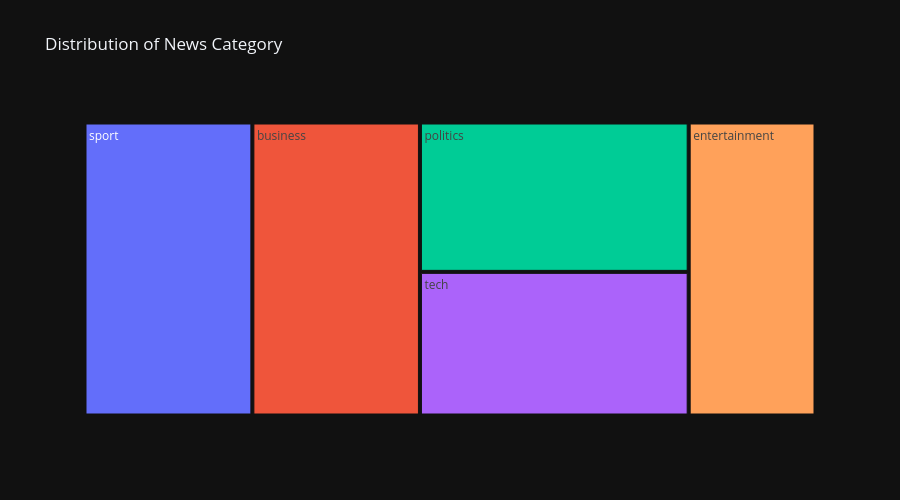

The cell this chart's notebook holds for it:
### Markdown cell above
### Exploratory Data Analysis

### Code cell
# distribution of the news category in the dataset
news_cat = data['category'].value_counts()
news_cat_df = pd.DataFrame(news_cat).reset_index()
news_cat_df.columns = ['Category', 'Count']

fig = px.treemap(news_cat_df, path=[news_cat_df['Category']], values='Count', 
                 width=900, height=500, 
                 template='plotly_dark', 
                 title='Distribution of News Category')
fig.show()

### Figure 1 — Plotly figure (JSON) as saved in the notebook; plotly's stock layout.template omitted (floating-point values rounded to 4 significant figures)
{"data": [{"branchvalues": "total", "domain": {"x": [0, 1], "y": [0, 1]}, "hovertemplate": "labels=%{label}<br>Count=%{value}<br>parent=%{parent}<br>id=%{id}<extra></extra>", "ids": ["business", "entertainment", "politics", "sport", "tech"], "labels": ["business", "entertainment", "politics", "sport", "tech"], "name": "", "parents": ["", "", "", "", ""], "type": "treemap", "values": [510, 386, 417, 511, 401]}], "layout": {"height": 500, "legend": {"tracegroupgap": 0}, "title": {"text": "Distribution of News Category"}, "width": 900}}
